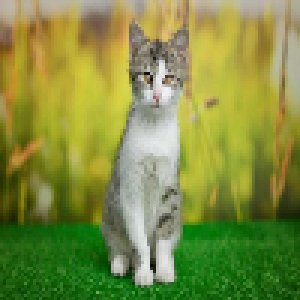
#> input picture img.png, 100 x 100 px (shown 3 times larger)
$ python 9b.py
#> lines starting #> are read from the running program, lines starting #| are printed output that depends on the picture
from typing import List
from PIL import Image
import matplotlib.pyplot as plt

IMAGE_PATH = './img.png'

def read_grayscale_image(image_path: str) -> List[List[int]]:
    img = Image.open(image_path).convert('L')
    width, height = img.size
    pixels = list(img.getdata())

    grayscale_img = [pixels[i * width:(i + 1) * width] for i in range(height)]
    return grayscale_img

def calculate_histogram(grayscale_image: List[List[int]]) -> List[int]:
    histogram = [0] * 256
    for row in grayscale_image:
        for pixel in row:
            histogram[pixel] += 1
    return histogram

def histogram_equalization(image: List[List[int]]) -> List[List[int]]:
    height = len(image)
    width = len(image[0]) if height > 0 else 0
    total_pixels = height * width

    histogram = calculate_histogram(image)

    cdf = [0 for _ in range(256)]
    cumulative = 0
    for i, count in enumerate(histogram):
        cumulative += count
        cdf[i] = cumulative

    cdf_min = next(value for value in cdf if value > 0)

    transform_map = [0 for _ in range(256)]
    transform_map = [0] * 256
    for i in range(256):
        if cdf[i] == 0:
            transform_map[i] = 0
        else:
            val = round((cdf[i] - cdf_min) / (total_pixels - cdf_min) * 255)
            val = max(0, min(255, val))
            transform_map[i] = val

    equalized_image = []

    for row in image:
        new_row = [transform_map[pixel] for pixel in row]
        equalized_image.append(new_row)

    return equalized_image


def save_image_comparison(original: List[List[int]], equalized: List[List[int]]):
    _, axes = plt.subplots(1, 2, figsize=(12, 6))
    axes[0].imshow(original, cmap='gray', vmin=0, vmax=255)
    axes[0].set_title('Original Image')
    axes[0].axis('off')

    axes[1].imshow(equalized, cmap='gray', vmin=0, vmax=255)
    axes[1].set_title('Equalized Image')
    axes[1].axis('off')

    filename = 'histogram_equalization.png'
    plt.savefig(filename)
    print(f"Image saved to file '{filename}'")

    plt.close()

    img = Image.open(filename)
    img.show()

def main():
    grayscale_image = read_grayscale_image(IMAGE_PATH)
#> in read_grayscale_image, `img = Image.open(image_path).convert('L')`:
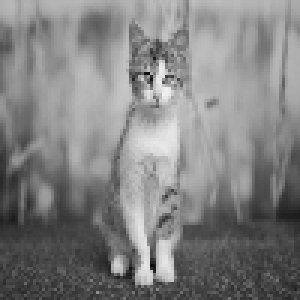
#> img: PIL image 100x100 L (shown 3 times larger); min 10, max 242, mean 129.6
#> in read_grayscale_image, `pixels = list(img.getdata())`: pixels = 10000 values, max 242 at index 2955, min 10 at index 8850, mean 129.6
#> in read_grayscale_image, `grayscale_img = [pixels[i * width:(i + 1) * width] for i in range(heig..`: grayscale_img = 100 items
#> grayscale_image = 100 items
    equalized_image = histogram_equalization(grayscale_image)
#> in histogram_equalization, `height = len(image)`: height = 100
#> in histogram_equalization, `total_pixels = height * width`: total_pixels = 10000
#> the loop in calculate_histogram, `for row in grayscale_image:` made 100 passes
#> after the loop in calculate_histogram, `for row in grayscale_image:`: histogram = 256 values, max 128 at index 169, min 0 at index 0, mean 39.06
#> the loop in histogram_equalization, `for i, count in enumerate(histogram):` made 256 passes
#> (count, cumulative) on passes 1 to 3: (0, 0), (0, 0), (0, 0)
#> after the loop in histogram_equalization, `for i, count in enumerate(histogram):`: cdf = 256 values from 0 to 10000; cumulative = 10000
#> in histogram_equalization, `cdf_min = next(value for value in cdf if value > 0)`: cdf_min = 1
#> the loop in histogram_equalization, `for i in range(256):` made 256 passes
#> val on passes 11 to 22: 0, 0, 0, 0, 0, 0, 0, 0, 0, 0, 0, 0
#> after the loop in histogram_equalization, `for i in range(256):`: transform_map = 256 values from 0 to 255
#> the loop in histogram_equalization, `for row in image:` made 100 passes
#> after the loop in histogram_equalization, `for row in image:`: equalized_image = 100 items
#> equalized_image = 100 items
    save_image_comparison(grayscale_image, equalized_image)
#> in save_image_comparison, `plt.savefig(filename)`:
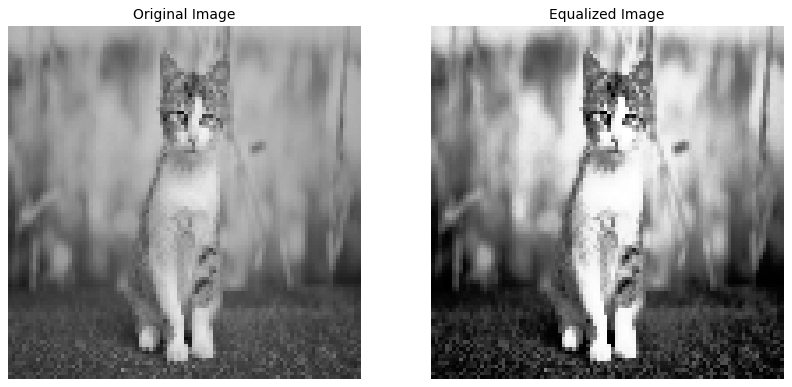
#> figure drawn by matplotlib, 2 panels

if __name__ == "__main__":
#> (the run stopped early here; a loop or call above may not have finished)
